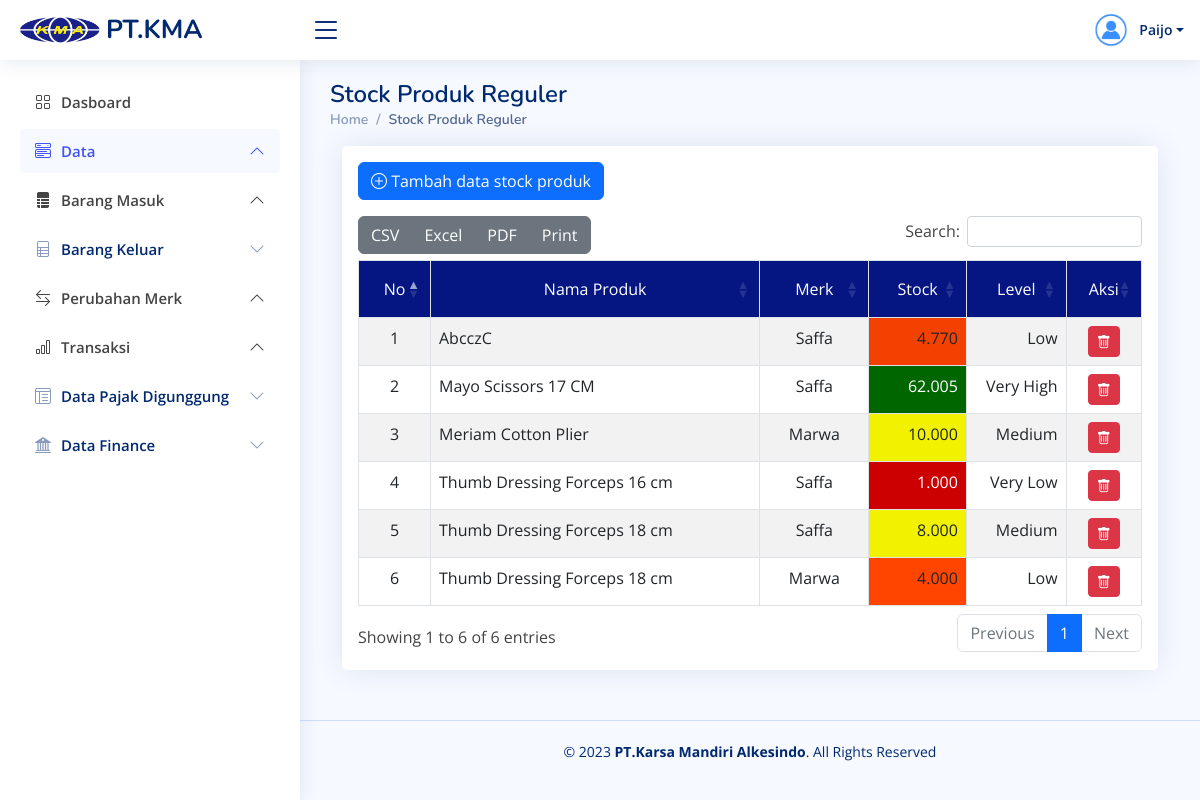
The page /stock-produk-reg.php (signed in) on the database its author committed.
### tables this page shows
CREATE TABLE `stock_produk_reguler` (
  `id_stock_prod_reg` varchar(50) NOT NULL,
  `id_user` varchar(50) NOT NULL,
  `id_produk_reg` varchar(50) NOT NULL,
  `stock` int(11) NOT NULL,
  `created_date` varchar(50) NOT NULL
);

CREATE TABLE `tb_produk_reguler` (
  `id_produk_reg` varchar(50) NOT NULL,
  `id_user` varchar(50) NOT NULL,
  `id_merk` varchar(50) NOT NULL,
  `id_kat_produk` varchar(50) NOT NULL,
  `id_kat_penjualan` varchar(50) NOT NULL,
  `id_grade` varchar(50) NOT NULL,
  `id_lokasi` varchar(50) NOT NULL,
  `kode_produk` varchar(50) NOT NULL,
  `nama_produk` varchar(100) NOT NULL,
  `harga_produk` int(11) NOT NULL,
  `gambar` varchar(200) NOT NULL,
  `created_date` varchar(25) NOT NULL,
  `updated_date` varchar(25) NOT NULL,
  `user_updated` varchar(25) NOT NULL,
  `register_value` tinyint(1) NOT NULL
);

CREATE TABLE `tb_merk` (
  `id_merk` varchar(50) NOT NULL,
  `id_user` varchar(50) NOT NULL,
  `nama_merk` varchar(50) NOT NULL,
  `created_date` varchar(50) NOT NULL
);

### stock-produk-reg.php (the view, shortened to what this page needs)
<?php
include "akses.php";
?>
<!DOCTYPE html>
<html lang="en">
<head>
  <?php include "page/head.php"; ?>
</head>
<body>
  <?php include "page/nav-header.php" ?>
  <?php include "page/sidebar.php"; ?>
  <main id="main" class="main">
    <div class="pagetitle">
      <h1>Stock Produk Reguler</h1>
      <nav>
        <ol class="breadcrumb">
          <li class="breadcrumb-item"><a href="dashboard.php">Home</a></li>
          <li class="breadcrumb-item active">Stock Produk Reguler</li>
        </ol>
      </nav>
    </div>
    <section>
      <div class="container-fluid">
        <div class="card">
          <div class="card-body p-3">
            <a href="tambah-stock-produk-reg.php" class="btn btn-primary btn-md"><i class="bi bi-plus-circle"></i> Tambah data stock produk</a>
            <div class="table-responsive mt-3">
              <table class="table table-striped table-bordered" id="table1">
                <thead>
                  <tr class="text-white" style="background-color: #051683;">
                    <td class="text-center p-3" style="width: 50px">No</td>
                    <td class="text-center p-3" style="width: 450px">Nama Produk</td>
                    <td class="text-center p-3" style="width: 100px">Merk</td>
                    <td class="text-center p-3" style="width: 80px">Stock</td>
                    <td class="text-center p-3" style="width: 80px">Level</td>
                    <td class="text-center p-3" style="width: 50px">Aksi</td>
                  </tr>
                </thead>
                <tbody>
                  <?php
                  include "koneksi.php";
                  $no = 1;
                  $sql = "SELECT * FROM stock_produk_reguler AS spr
                            LEFT JOIN tb_produk_reguler AS tpr ON (spr.id_produk_reg = tpr.id_produk_reg)
                            LEFT JOIN tb_merk AS tm ON (tm.id_merk = tpr.id_merk)
                            LEFT JOIN tb_kat_penjualan tkp ON (tkp.id_kat_penjualan = tpr.id_kat_penjualan)
                            ORDER BY nama_produk ASC ";
                  $query = mysqli_query($connect, $sql);
                  while ($data = mysqli_fetch_array($query)) {
                    $id_stock = base64_encode($data['id_stock_prod_reg']);
                    $id_produk = base64_encode($data['id_produk_reg']);
                    $stock = $data['stock'];
                    $min_stock = $data['min_stock'];
                    $max_stock = $data['max_stock'];
                    $low = $min_stock * 0.25;
                    $low_lev = $min_stock - $low;
                    $high = $max_stock * 0.25;
                    $high_lev = $max_stock - $high;
                    $tampil_stock = number_format($data['stock'], 0, '.', '.');
                  ?>
                    <tr>
                      <td class="text-center"><?php echo $no; ?></td>
                      <td><?php echo $data['nama_produk']; ?></td>
                      <td class="text-center"><?php echo $data['nama_merk']; ?></td>
                      <?php
                      if ($stock <= $low_lev) {
                        echo "<td class='text-end text-white' style='background-color: #cc0000'>" . ($tampil_stock) . "</td>";
                      } else if ($stock >= $low_lev && $stock <= $min_stock) {
                        echo "<td class='text-end' style='background-color: #ff4500'>" . ($tampil_stock) . "</td>";
                      } else if ($stock >= $min_stock && $stock <= $high_lev) {
                        echo "<td class='text-end' style='background-color: #ffff00'>" . ($tampil_stock) . "</td>";
                      } else if ($stock >= $high_lev && $stock <= $max_stock) {
                        echo "<td class='text-end text-white' style='background-color: #469536'>" . ($tampil_stock) . "</td>";
                      } else if ($stock > $max_stock) {
                        echo "<td class='text-end text-white' style='background-color: #006600'>" . ($tampil_stock) . "</td>";
                      }
                      ?>
                      <?php
                      if ($stock <= $low_lev) {
                        echo "<td class='text-end'>" . ($stock_status = 'Very Low') . "</td>";
                      } else if ($stock >= $low_lev && $stock <= $min_stock) {
                        echo "<td class='text-end'>" . ($stock_status = 'Low') . "</td>";
                      } else if ($stock >= $min_stock && $stock <= $high_lev) {
                        echo "<td class='text-end'>" . ($stock_status = 'Medium') . "</td>";
                      } else if ($stock >= $high_lev && $stock <= $max_stock) {
                        echo "<td class='text-end'>" . ($stock_status = 'High') . "</td>";
                      } else if ($stock > $max_stock) {
                        echo "<td class='text-end'>" . ($stock_status = 'Very High') . "</td>";
                      }
                      ?>
                      <td class="text-center">
                        <a href="proses/proses-stock-reg.php?hapus-stock-reg=<?php echo $id_stock ?>&id_produk=<?php echo $id_produk ?>" class="btn btn-sm btn-danger delete-data"><i class="bi bi-trash"></i></a>
                      </td>
                    </tr>
                    <?php $no++; ?>
                  <?php } ?>
                </tbody>
              </table>
            </div>
          </div>
        </div>
      </div>
    </section>
  </main>
  <?php include "page/footer.php" ?>
</body>
</html>

### assets/css/style.css (style rules this page uses)
:root { scroll-behavior: smooth; }
body { font-family: "Open Sans", sans-serif; background: #f6f9ff; color: #444444; }
h1, h2, h3, h4, h5, h6 { font-family: "Nunito", sans-serif; }
#main { margin-top: 60px; padding: 20px 30px; transition: all 0.3s; }
.pagetitle { margin-bottom: 10px; }
.pagetitle h1 { font-size: 24px; margin-bottom: 0; font-weight: 600; color: #012970; }
.card { margin-bottom: 30px; border: none; border-radius: 5px; box-shadow: 0px 0 30px rgba(1, 41, 112, 0.1); }
.card-body { padding: 0 20px 20px 20px; }
.breadcrumb { font-size: 14px; font-family: "Nunito", sans-serif; color: #899bbd; font-weight: 600; }
.breadcrumb a { color: #899bbd; transition: 0.3s; }
.breadcrumb .breadcrumb-item::before { color: #899bbd; }
.breadcrumb .active { color: #51678f; font-weight: 600; }
@media (min-width: 1200px) { #main, #footer { margin-left: 300px; } }

### rows shown on the page
stock_produk_reguler: id_produk_reg.nama_produk "AbcczC", tb_merk.nama_merk "Saffa", stock "4.770"
stock_produk_reguler: id_produk_reg.nama_produk "Mayo Scissors 17 CM", tb_merk.nama_merk "Saffa", stock "62.005"
stock_produk_reguler: id_produk_reg.nama_produk "Meriam Cotton Plier", tb_merk.nama_merk "Marwa", stock "10.000"
stock_produk_reguler: id_produk_reg.nama_produk "Thumb Dressing Forceps 16 cm", tb_merk.nama_merk "Saffa", stock "1.000"
stock_produk_reguler: id_produk_reg.nama_produk "Thumb Dressing Forceps 18 cm", tb_merk.nama_merk "Saffa", stock "8.000"
stock_produk_reguler: id_produk_reg.nama_produk "Thumb Dressing Forceps 18 cm", tb_merk.nama_merk "Marwa", stock "4.000"

### other values the page prints
$_SESSION['tiket_nama'] "Paijo"
